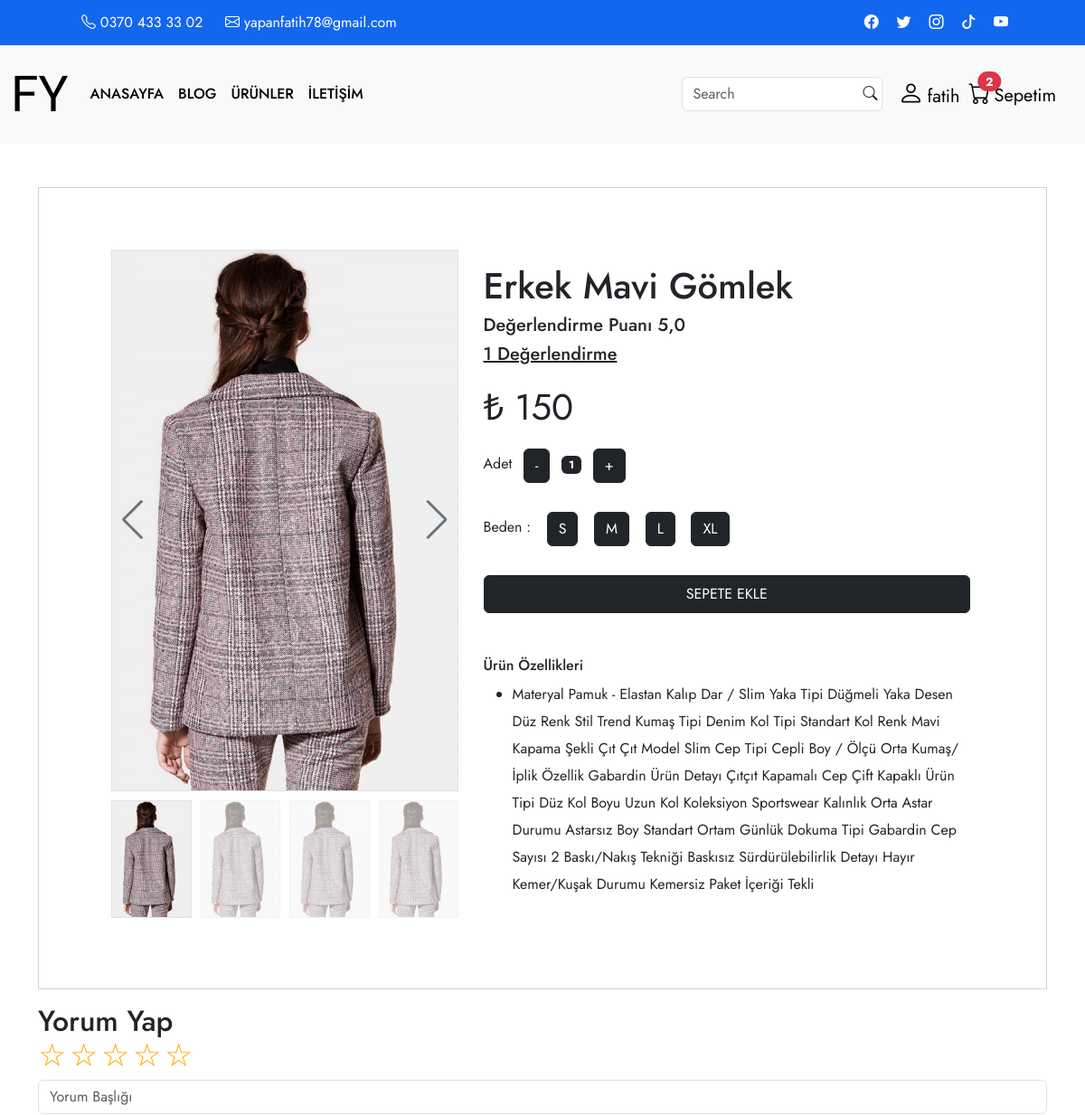
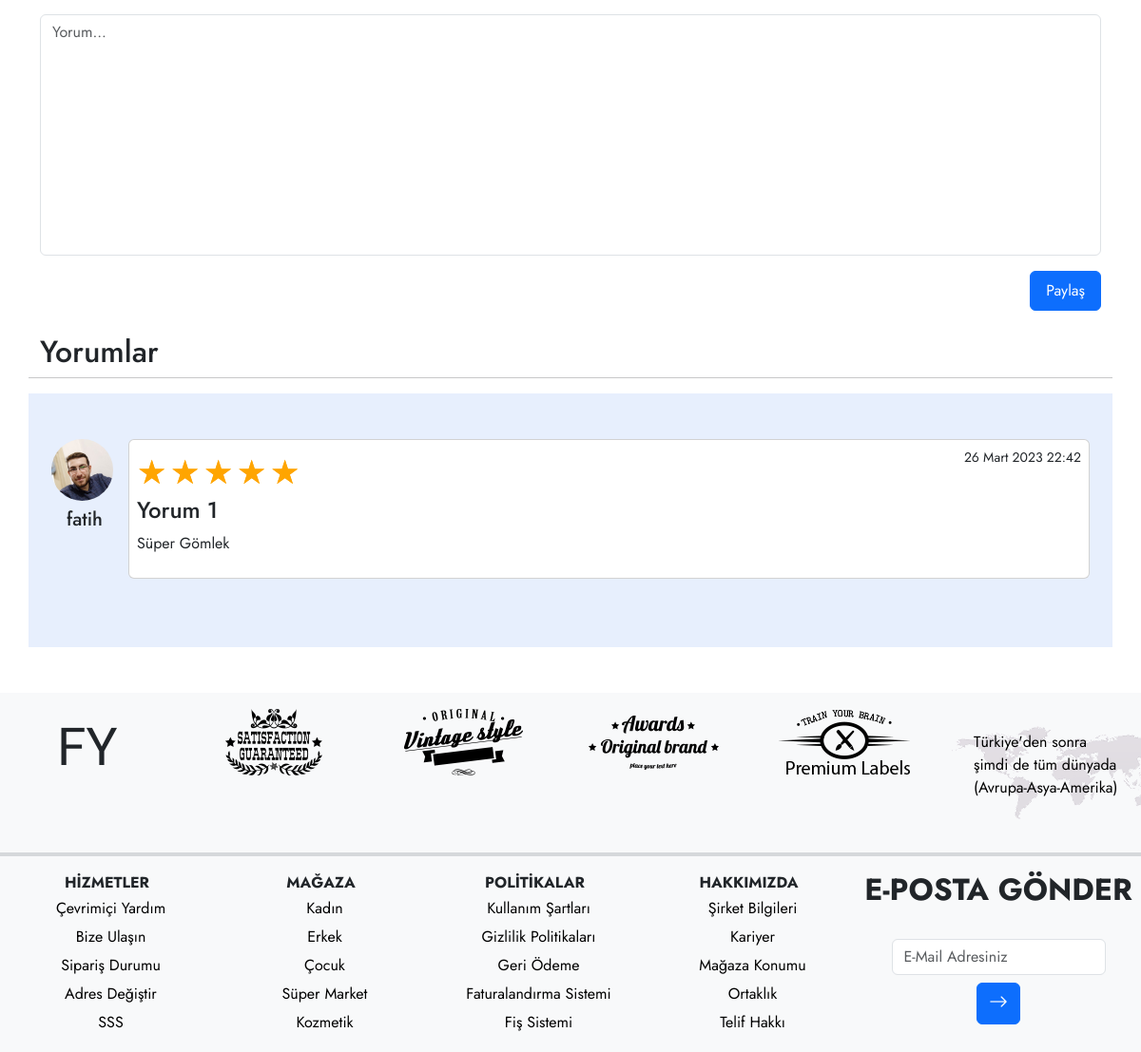
Before: /detail/erkek-mavi-gomlek/ (signed in) with the older database file (2 pictures, top to bottom).
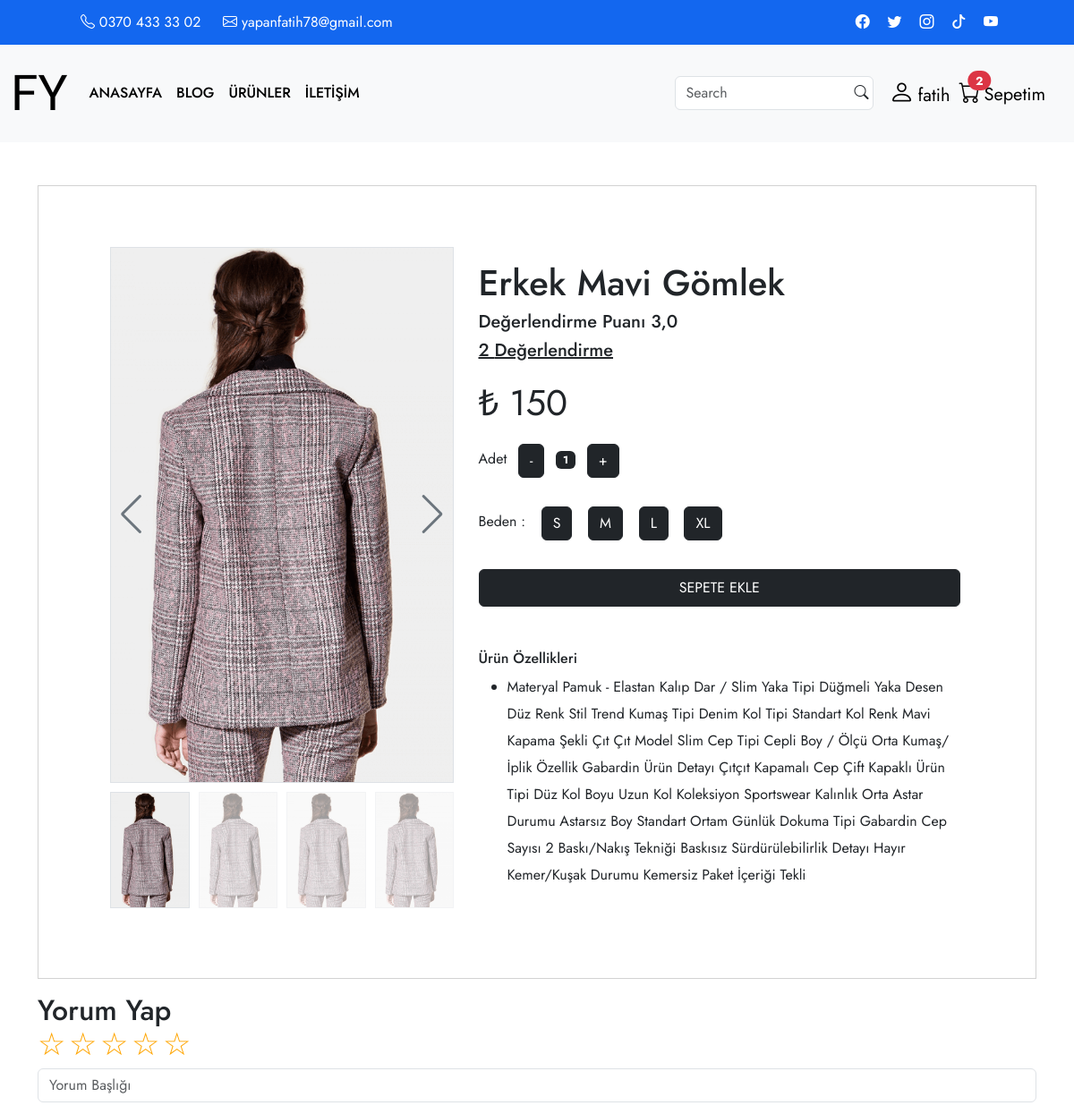
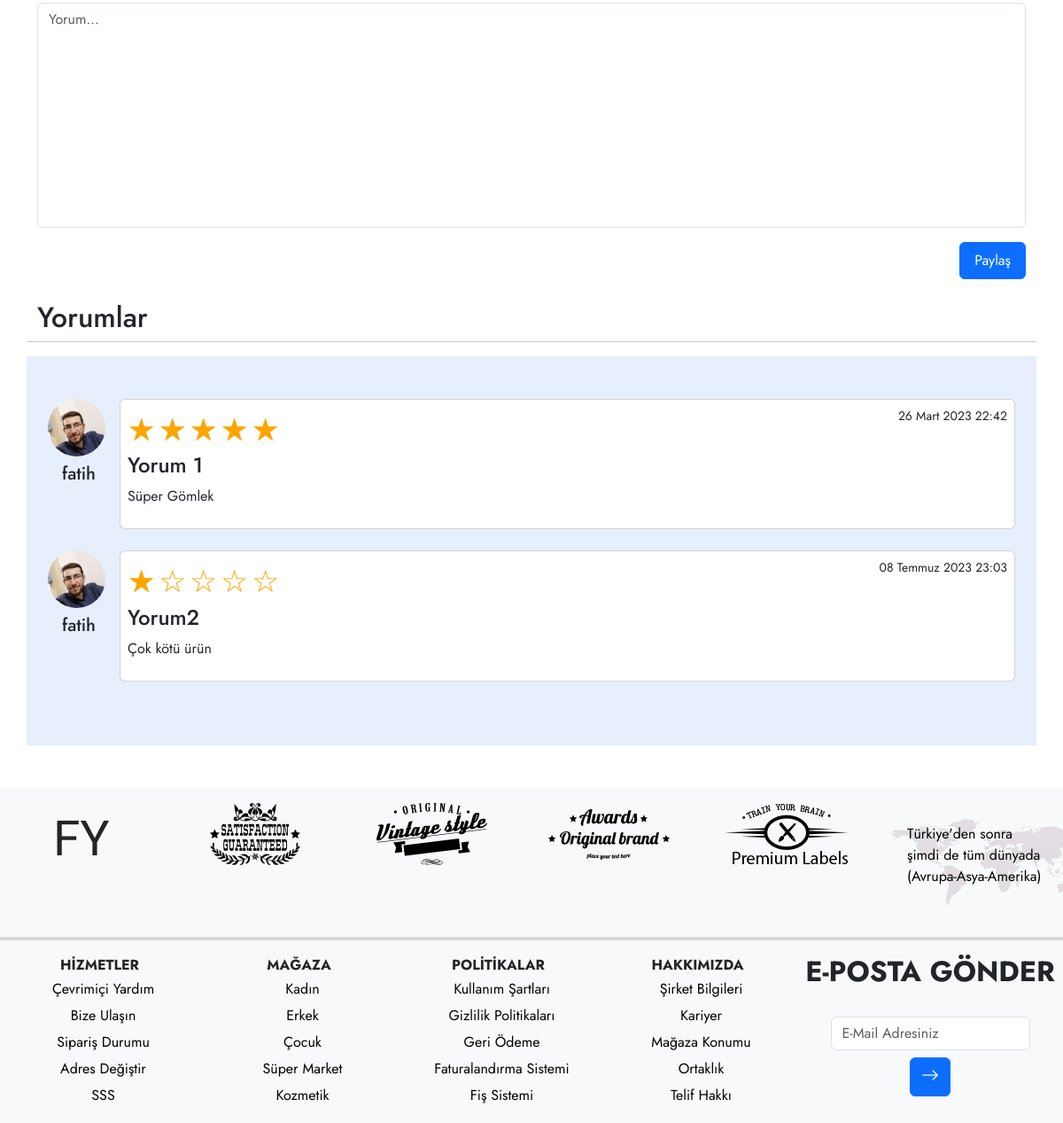
After: the same page with the newer database file (2 pictures, top to bottom).
### appBitirme/models.py (models this page shows, shortened)
class Card(models.Model):
    user = models.ForeignKey(User, verbose_name=("Kullanıcı"), on_delete=models.CASCADE, null=True)
    title = models.CharField(("Ürün Adı"),max_length=50)
    text = models.TextField(("Ürün Özellikleri"), null=True , max_length=1000)
    price = models.IntegerField(("Ürün Fiyatı"))
    image = models.FileField(("Ürün Resmi"), upload_to='', max_length=100)
    slug = models.SlugField(blank=True, null=True, unique=True, db_index=True)
    categorys = models.ManyToManyField(Category, verbose_name=("category"))
    stars = models.FloatField(("Puan"),null=True, default=0)

class Comment(models.Model):
    card = models.ForeignKey(Card, verbose_name=("Kart"), on_delete=models.CASCADE)
    title = models.CharField(("Yorum Başlığı"), max_length=50)
    text = models.TextField(("Yorum"), max_length=1000)
    user = models.ForeignKey(User, verbose_name=("Yorumcu"), on_delete=models.CASCADE, null=True)
    date_now = models.DateTimeField(("Paylaşım Zamanı"),auto_now_add=True)
    star = models.IntegerField(("Yorum Puanı"), default=0)

class UserInfo(models.Model):
    user = models.ForeignKey(User, verbose_name=("Kullanıcı"), on_delete=models.CASCADE)
    password = models.CharField(("Şifre"), max_length=50)
    phone_number = models.CharField(("05---------"), max_length=50, null=True, default='Telefon Numarası')
    address = models.CharField(("Adres"), max_length=100, default='Adres')
    image = models.FileField(("Profil Fotoğrafı"), upload_to=None, max_length=100, default='None/defaultProfil.webp')
    urunadet = models.IntegerField(("Ürün Adet"),null=True, blank=True,default=0)

### appBitirme/views.py (the view, shortened to what this page needs)
# urls.py: path('detail/<slug>/', detail, name='detail'),
def detail(request,slug):
    card = get_object_or_404(Card, slug = slug)
    comments = Comment.objects.filter(card=card).order_by('-star')
    userinfo = UserInfo.objects.get(user=request.user)
    puan= 0
    listprice = []
    listbeden = []
    listnumara = []
    ebeden = EBeden.objects.filter(card=card)
    anumara = ANumara.objects.filter(card=card)
    for i in range(len(ebeden)):
        listprice.append(ebeden[i].price)
        listbeden.append(ebeden[i].beden.slug)
    for i in range(len(anumara)):
        listprice.append(anumara[i].price)
        listnumara.append(anumara[i].beden.title)
    context = {
        "card" : card,
        'urunAdet':urunAdet(request),
        'comments':comments,
        'userinfo':userinfo,
        'listprice':listprice,
        'listbeden':listbeden,
        'listnumara':listnumara,
    }
    return render(request, 'detail.html', context)

### appBitirme/templates/detail.html (shortened to what this page needs)
{% extends 'base.html' %}
{% load static %}
{% block content %}
<form method="POST">
<div class="container mt-5">
    <div class="row">
        <div class="col">
            <div class="card d-flex rounded-0" style="width: 100%;">
                <div class="row m-5">
                      <div class="col-5">
                        <div style="--swiper-navigation-color: #fff; --swiper-pagination-color: #fff" class="swiper mySwiper2">
                          <div class="swiper-wrapper">
                            <div class="swiper-slide border border-1">
                              <img src="{{ card.image.url }}"  />
                            </div>
                          </div>
                          <div class="swiper-button-next text-secondary"></div>
                          <div class="swiper-button-prev text-secondary"></div>
                        </div>
                        <div thumbsSlider="" class="swiper mySwiper3">
                          <div class="swiper-wrapper">
                            <div class="swiper-slide border border-1">
                              <img src="{{ card.image.url }}"/>
                            </div>
                            <div class="swiper-slide border border-1">
                              <img src="{{ card.image.url }}" />
                            </div>
                            <div class="swiper-slide border border-1">
                              <img src="{{ card.image.url }}" />
                            </div>
                            <div class="swiper-slide border border-1">
                              <img src="{{ card.image.url }}" />
                            </div>
                          </div>
                        </div>
                      </div>
                    <div class="card-body col-7 d-flex justify-content-around flex-column">
                      <h1 class="card-title">{{ card.title }}</h1>
                      <h5>Değerlendirme Puanı {{ card.stars }} </h5>
                      <a href="#yorum" class="text-dark w-50"><h5 class="mb-3">{{ comments|length }} Değerlendirme</h5></a>
                      <p class="card-text fs-1" id="cardprice">₺ {{ listprice|first }}</p>
                      <div class="col-auto">
                        <ul class="list-inline pb-3">
                            <li class="list-inline-item text-right">
                                Adet
                            </li>
                            <li class="list-inline-item"><span class="btn btn-dark" id="btn-minus">-</span></li>
                            <li class="list-inline-item"><span class="badge bg-dark" id="var-value">1</span></li>
                            <li class="list-inline-item"><span class="btn btn-dark" id="btn-plus">+</span></li>
                        </ul>
                    </div>
                    {% if listbeden %}
                    <div>
                      <ul class="list-inline pb-3">
                        <li class="list-inline-item">Beden :
                        </li>
                        <li class="list-inline-item">
                            <label for="sizeS" class="btn btn-dark">S</label>
                        </li>
                        <li class="list-inline-item">
                            <label for="sizeM" class="btn btn-dark">M</label>
                        </li>
                        <li class="list-inline-item">
                            <label for="sizeL" class="btn btn-dark">L</label>
                        </li>
                        <li class="list-inline-item">
                            <label for="sizeXL" class="btn btn-dark">XL</label>
                        </li>
                    </ul>
                    </div>
                    {% endif %}
                    <form method="POST">
                    {% if request.user.is_authenticated %}
                    <button type="submit" name="submit" value="sepetbuton" class="btn btn-dark py-2">SEPETE EKLE</button>
                      {% else %}
                      <a href="{% url 'uyelik' %}" class="btn btn-dark py-2">SEPETE EKLE</a>
                    {% endif %}
                  </form>
                      <div class="mt-5">
                        <h6>Ürün Özellikleri</h6>
                        <ul>
                          <li style="line-height: 30px;">{{ card.text }}</li>
                        </ul>
                      </div>
                    </div>
                   </div>
            </div>
        </div>
        <div class="col-12">
          <h2 class="mt-3">Yorum Yap</h2>
          <form method="POST">
            <div class="rating">
              <input type="radio" name="rating" value="5" id="5"><label for="5">☆</label>
              <input type="radio" name="rating" value="4" id="4"><label for="4">☆</label>
              <input type="radio" name="rating" value="3" id="3"><label for="3">☆</label>
              <input type="radio" name="rating" value="2" id="2"><label for="2">☆</label>
              <input type="radio" name="rating" value="1" id="1"><label for="1">☆</label>
            </div>
            <input type="text" class="form-control my-3" name="title" placeholder="Yorum Başlığı">
            <textarea name="text" cols="30" rows="10" placeholder="Yorum..." class="form-control my-3" style="resize: none;"></textarea>
            <button type="submit" name="submit" value="butonYorum" class="btn btn-primary mt-3 d-block ms-auto px-3 py-2">Paylaş</button>
          </form>
        </div>
        <h2 class="mt-4" id="yorum">Yorumlar</h2>
        <hr>
        <section style="background-color: #e7effd;">
          <div class="container py-5 text-dark">
            <div class="row">
              {% for i in comments %}
              <div class="col-12">
                <div class="d-flex flex-start mb-4">
                  <div class="d-flex flex-column">
                    <img class="rounded-circle shadow-1-strong me-3"
                    src="{{ userinfo.image.url }}" alt="avatar" width="65"
                    height="65"/>
                    <h5 class="ms-3 mt-2">{{ i.user }}</h5>
                  </div>
                  <div class="card w-100 p-2">
                    <div class="card-body p-0 d-flex flex-column">
                      <div class="d-flex justify-content-between">
                       <div class="d-flex">
                        {% for star in '12345'|make_list %}
                        {% if star|add:'0' <= i.star %}
                        <p class="star-full m-0 ">☆</p>
                        {% else %}
                        <p class="star m-0">☆</p>
                        {% endif %}
                         {% endfor %}
                        </div>
                        <p class="small">{{ i.date_now }}</p>
                                </div>
                                <h4>{{ i.title }}</h4>
                                <div class="d-flex justify-content-between">
                                  <p>{{ i.text }}</p>
                                </div>
                      </div>
                    </div>
                  </div>
                </div>
               {% endfor %}
              </div>
            </div>
          </div>
    </div>
</form>
{% endblock content %}

### appBitirme/templates/partials/_navbar.html (shortened to what this page needs)
 {% load static %}
        <div class="container-fluid iletisim">
            <div class="tel_mail">
                <a href="#" title="Telefon Numarası"><i class="bi bi-telephone"></i> 0370 433 33 02</a>
                <a href="#" title="E-Posta Adresi"><i class="bi bi-envelope"></i> yapanfatih78@gmail.com</a>
            </div>
            <div class="sosyal_medya">
                <a href="#" title="Facebook"><i class="bi bi-facebook"></i></a>
                <a href="#" title="Twitter"><i class="bi bi-twitter"></i></a>
                <a href="#" title="İnstagram"><i class="bi bi-instagram"></i></a>
                <a href="#" title="Tiktok"><i class="bi bi-tiktok"></i></a>
                <a href="#" title="Youtube"><i class="bi bi-youtube"></i></a>
            </div>
        </div>
        <nav class="navbar navbar-expand-lg bg-light">
          <div class="container-fluid">
            <a class="navbar-brand" href="/">FY</a>
            <div class="collapse navbar-collapse" id="navbarSupportedContent">
              <ul class="navbar-nav me-auto mb-2 mb-lg-0">
                <li class="nav-item">
                  <a class="nav-link {% if request.path == '/' %}active{% endif %}
                    " aria-current="page" href="/">ANASAYFA</a>
                </li>
                <li class="nav-item">
                  <a class="nav-link" href="#">BLOG</a>
                </li>
                <li class="nav-item">
                  <a class="nav-link {% if request.path == '/magaza/' %}active{% endif %}" href="{% url 'magaza' %}">ÜRÜNLER</a>
                </li>
                <li class="nav-item">
                  <a class="nav-link {% if request.path == '/iletisim/' %}active{% endif %}" href="{% url 'iletisim' %}">İLETİŞİM</a>
                </li>
              </ul>
              <form action="{% url 'search' %}" method="get" class="d-flex position-relative">
                <input type="text" class="form-control me-2" name="q" placeholder="Search">
                <button type="submit" class="btn ps-0 position-absolute end-0"><i class="bi bi-search"></i></button>
              </form>
               <div class="bg-light icon profil">
                    {% if request.user.is_authenticated %}
                    <ul class="d-inline-block p-0 m-0">
                      <li class="nav-item dropdown position-relative" style="list-style-type: none;"><a class="nav-link {% if request.path == '/profil/' %}active{% endif %}"><i class="bi bi-person fs-3"></i><span class="fs-5 ms-1">{{ request.user }}</span>
                      </a>
                        </li>
                      </ul>
                      <a href="{% url 'sepet' %}" title="Sepetim" class="position-relative {% if request.path == '/sepet/' %}active{% endif %}">
                        <i class="bi bi-cart"></i><span class="fs-5 ms-1">Sepetim</span>
                        <span id="item-count" class="position-absolute top-0 end-50 translate-middle badge rounded-pill bg-danger mt-1">{{ urunAdet|length }}</span>
                      </a>
                    {% else %}
                        <a href="{% url 'uyelik' %}" title="Giriş Yap " class="btn btn-outline-success text-success">Giriş Yap</a>
                        <a href="{% url 'uyekayit' %}" title="Üye Ol" class="btn btn-outline-success text-success">Üye Ol</a>
                    {% endif %}
              </div>
            </div>
          </div>
        </nav>

Changed rows visible on the page:
changed Card "Erkek Mavi Gömlek": stars "5,0" → "3,0"
added Comment: image (picture), user "fatih", star 1 (drawn), date_now "08 Temmuz 2023 23:03", title "Yorum2", text "Çok kötü ürün"
Other visible differences:
{{ comments|length }}: "1" → "2"
